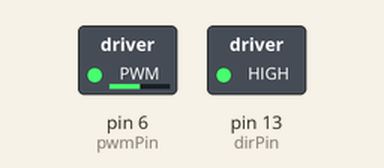
Bench run of a sketch on a simulated Arduino Uno, built with avr-gcc and run on an emulated ATmega328P. On the bench: switched loads named in the sketch (green lamp = pin HIGH).

Above: at 0.1 s.
Timing chart, 0 to 1.6 s (numbered marks = the images above):
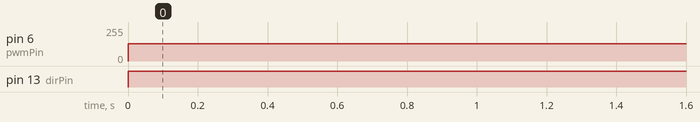

Measured:
- by itself, pin 6 (pwmPin): 0/255 → 128/255 at 0.00 s
- by itself, pin 13 (dirPin): LOW → HIGH at 0.00 s

The sketch:

sketch_nov12a.ino
```cpp
// Define pins
const int dirPin = 13;   // Direction pin
const int pwmPin = 6;   // PWM pin

void setup() {
  // Initialize pins as output
  pinMode(dirPin, OUTPUT);
  pinMode(pwmPin, OUTPUT);
}

void loop() {
  // Set motor direction forward
  digitalWrite(dirPin, HIGH);

  // Set motor speed with PWM
  analogWrite(pwmPin, 128);  // Set PWM to 50% (128 out of 255)

}
```
